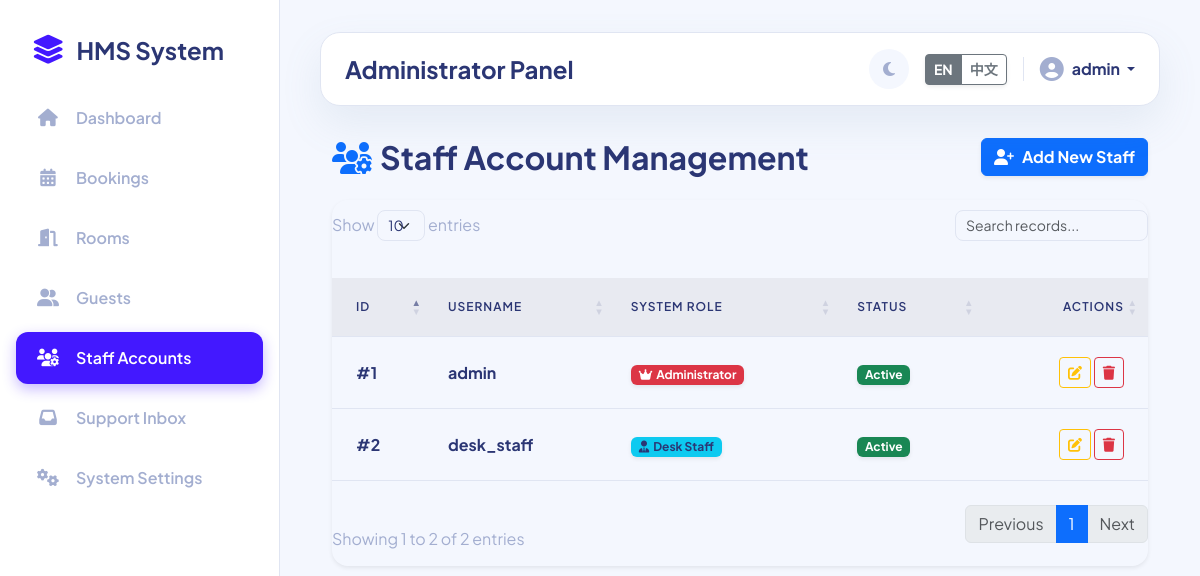
Page /staff (signed in) on the committed database.
### tables this page shows
CREATE TABLE users (
            id INTEGER PRIMARY KEY AUTOINCREMENT,
            username TEXT UNIQUE NOT NULL,
            password_hash TEXT NOT NULL,
            role TEXT NOT NULL 
        );

### routes/dashboard_routes.py (the view)
@dashboard_bp.route('/staff')
def staff():
    if session.get('role') == 'Guest':
        return redirect(url_for('guest.search'))
    db = get_db()
    cursor = db.cursor()
    cursor.execute("SELECT id, username, role FROM users WHERE role IN ('Admin', 'Staff')")
    columns = [column[0] for column in cursor.description]
    staff_members = [dict(zip(columns, row)) for row in cursor.fetchall()]
    return render_template('dashboard/staff.html', staff_members=staff_members)

### app.py (called while the page is built)
@app.context_processor
def inject_translator():
    def translate(text):
        lang = session.get('lang', 'en')
        return TRANSLATIONS.get(lang, {}).get(text, text)
    return dict(t=translate)

@app.before_request
def check_permissions():
    if request.endpoint and request.endpoint.startswith('static'):
        return
    public_routes = ['auth.login', 'auth.register', 'set_lang', 'guest.search', 'guest.room_details']
    if request.endpoint in public_routes:
        return
    if 'user_id' not in session:
        return redirect(url_for('auth.login'))
    is_admin_route = request.endpoint and not request.endpoint.startswith('guest.') and not request.endpoint.startswith('auth.')
    if session.get('role') == 'Guest' and is_admin_route:
        if request.path == '/':
            return redirect(url_for('guest.search'))
        return "403 Forbidden: Administrator access required to view this module.", 403

### models/db.py (called while the page is built)
def get_db():
    if 'db' not in g:
        g.db = sqlite3.connect(DATABASE_PATH)
        g.db.row_factory = sqlite3.Row
    return g.db

### templates/dashboard/staff.html (shortened to what this page needs)
{% extends "base.html" %}
{% block content %}
<div class="container-fluid mt-4">
    <div class="d-flex justify-content-between align-items-center mb-4">
        <h2 class="fw-bold m-0" style="color: var(--text-main);">
            <i class="fas fa-users-cog text-primary me-2"></i>{{ t('Staff Account Management') }}
        </h2>
        <button class="btn btn-primary fw-bold shadow-sm" onclick="addStaff()">
            <i class="fas fa-user-plus me-2"></i>{{ t('Add New Staff') }}
        </button>
    </div>
    <div class="card shadow-sm rounded-4 border-0" style="background: var(--bg-secondary);">
        <div class="card-body p-0">
            <div class="table-responsive">
                <table class="table advanced-table align-middle mb-0" style="color: var(--text-main);">
                    <thead style="background: rgba(0,0,0,0.05);">
                        <tr>
                            <th class="ps-4">{{ t('ID') }}</th>
                            <th>{{ t('Username') }}</th>
                            <th>{{ t('System Role') }}</th>
                            <th>{{ t('Status') }}</th>
                            <th class="text-end pe-4">{{ t('Actions') }}</th>
                        </tr>
                    </thead>
                    <tbody>
                        {% for user in staff_members %}
                        <tr>
                            <td class="ps-4 fw-bold">#{{ user['id'] }}</td>
                            <td class="fw-bold">{{ user['username'] }}</td>
                            <td>
                                {% if user['role'] == 'Admin' %}
                                    <span class="badge bg-danger shadow-sm"><i class="fas fa-crown me-1"></i>{{ t('Administrator') }}</span>
                                {% else %}
                                    <span class="badge bg-info text-dark shadow-sm"><i class="fas fa-user-tie me-1"></i>{{ t('Desk Staff') }}</span>
                                {% endif %}
                            </td>
                            <td><span class="badge bg-success shadow-sm">{{ t('Active') }}</span></td>
                            <td class="text-end pe-4">
                                <button class="btn btn-sm btn-outline-warning" title="Edit Permissions" onclick="editStaff({{ user['id'] }}, '{{ user['role'] }}')"><i class="fas fa-edit"></i></button>
                                <button class="btn btn-sm btn-outline-danger" title="Revoke Access" onclick="deleteStaff({{ user['id'] }})"><i class="fas fa-trash"></i></button>
                            </td>
                        </tr>
                        {% endfor %}
                    </tbody>
                </table>
            </div>
        </div>
    </div>
</div>
{% endblock %}

### static/css/style.css (style rules this page uses)
:root { --primary: #4318FF; --primary-soft: #E9E3FF; --bg: #F4F7FE; --card: #FFFFFF; --text-main: #2B3674; --text-muted: #A3AED0; --border: #E0E5F2; --sidebar-bg: #FFFFFF; --sidebar-hover: #F4F7FE; --shadow: 0 18px 40px rgba(112, 144, 176, 0.12); --success: #01B574; --danger: #EE5D50; --warning: #FFCE20; }
body { font-family: 'Plus Jakarta Sans', sans-serif; background-color: var(--bg); color: var(--text-main); margin: 0; overflow-x: hidden; transition: background-color 0.3s ease, color 0.3s ease; }
.card { background: var(--card); border: none; border-radius: 20px; box-shadow: var(--shadow); transition: transform 0.2s, background-color 0.3s; margin-bottom: 24px; }
.table { color: var(--text-main); }
.table th { background-color: transparent; color: var(--text-muted); font-weight: 600; text-transform: uppercase; font-size: 0.75rem; letter-spacing: 1px; padding: 20px 16px; border-bottom: 1px solid var(--border); }
.table td { padding: 20px 16px; vertical-align: middle; border-bottom: 1px solid var(--border); }
.text-dark { color: var(--text-main) !important; }
table.table, .table tbody tr, .table td, .table th { background-color: transparent !important; color: var(--text-main) !important; border-color: var(--border) !important; box-shadow: none !important; }

### rows in the picture
users: id "1", username "admin", t "Administrator", t "Active"
users: id "2", username "desk_staff", t "Desk Staff", t "Active"

### other values in the picture
{{ t('System') }} "HMS System"
{{ t('Dashboard') }} "Dashboard"
{{ t('Bookings') }} "Bookings"
{{ t('Rooms') }} "Rooms"
{{ t('Guests') }} "Guests"
{{ t('Staff Accounts') }} "Staff Accounts"
{{ t('Support Inbox') }} "Support Inbox"
{{ t('System Settings') }} "System Settings"
{{ t('Admin Panel') }} "Administrator Panel"
{{ session.get('username') }} "admin"
{{ t('Staff Account Management') }} "Staff Account Management"
{{ t('Add New Staff') }} "Add New Staff"
{{ t('ID') }} "ID"
{{ t('Username') }} "USERNAME"
{{ t('System Role') }} "SYSTEM ROLE"
